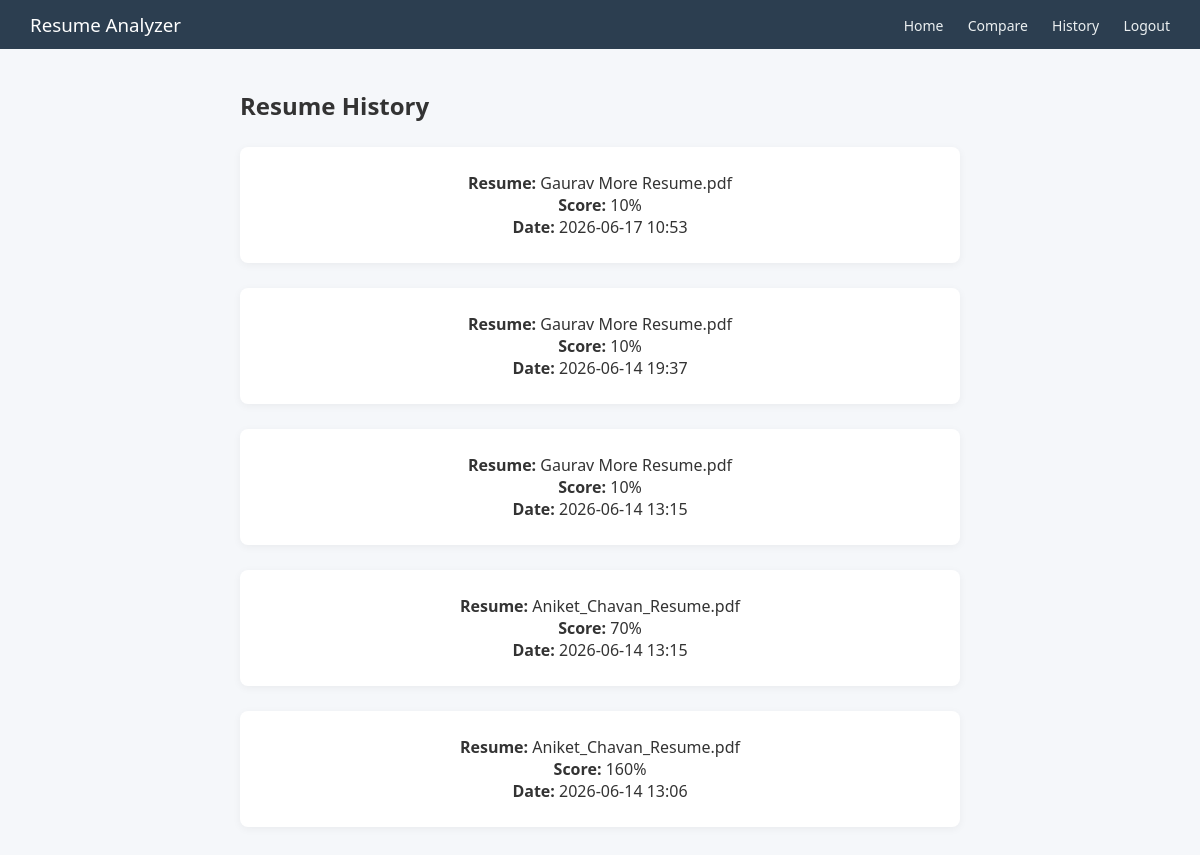
Screenshot of /history (signed in) with the database file from the repository.
### tables this page shows
CREATE TABLE history(
    id INTEGER PRIMARY KEY,
    username TEXT,
    filename TEXT,
    score INTEGER,
    date TEXT
    );

### app.py (the view)
@app.route("/history")
def history():
    conn = sqlite3.connect("users.db")
    c = conn.cursor()
    c.execute("SELECT filename, score, date FROM history WHERE username=? ORDER BY id DESC",
              (session["user"],))
    data = c.fetchall()
    conn.close()
    return render_template("history.html", data=data)

### templates/history.html (shortened to what this page needs)
<!DOCTYPE html>
<html>
<head>
    <link rel="stylesheet" href="{{ url_for('static', filename='style.css') }}">
</head>
<body>
<div class="navbar">
    <h3>Resume Analyzer</h3>
    <div>
        <a href="/">Home</a>
        <a href="/compare">Compare</a>
        <a href="/history">History</a>
        <a href="/logout">Logout</a>
    </div>
</div>
<div class="container">
    <h2>Resume History</h2>
    {% for h in data %}
    <div class="card">
        <p><b>Resume:</b> {{ h[0] }}</p>
        <p><b>Score:</b> {{ h[1] }}%</p>
        <p><b>Date:</b> {{ h[2] }}</p>
    </div>
    {% endfor %}
</div>
</body>
</html>

### static/style.css (style rules this page uses)
* { margin: 0; padding: 0; box-sizing: border-box; }
body { font-family: "Segoe UI", Arial, sans-serif; background: #f5f7fa; color: #333; }
.navbar { background: #2c3e50; padding: 12px 30px; display: flex; justify-content: space-between; align-items: center; color: white; }
.navbar h3 { font-weight: 500; }
.navbar a { color: #ecf0f1; margin-left: 20px; text-decoration: none; font-size: 14px; transition: 0.3s; }
.container { width: 60%; margin: 40px auto; }
.card { background: white; padding: 25px; margin-top: 25px; border-radius: 8px; box-shadow: 0 2px 8px rgba(0,0,0,0.05); }
.card { text-align: center; font-size: 16px; }
.container h2 { margin-bottom: 10px; }

### rows the page displays
history: filename "Gaurav More Resume.pdf", score "10", date "2026-06-17 10:53"
history: filename "Gaurav More Resume.pdf", score "10", date "2026-06-14 19:37"
history: filename "Gaurav More Resume.pdf", score "10", date "2026-06-14 13:15"
history: filename "Aniket_Chavan_Resume.pdf", score "70", date "2026-06-14 13:15"
history: filename "Aniket_Chavan_Resume.pdf", score "160", date "2026-06-14 13:06"
